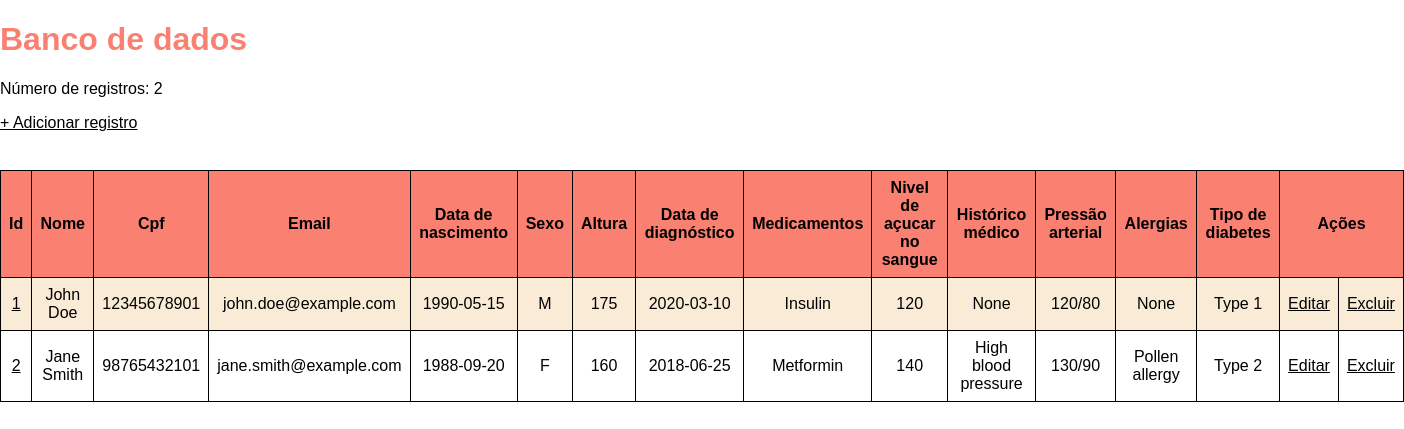
Page /banco.php on the committed database.
### tables this page shows
CREATE TABLE usuario (
  id INT NOT NULL AUTO_INCREMENT,
  nome VARCHAR(255) NOT NULL,
  email VARCHAR(255) NOT NULL,
  cpf VARCHAR(11) NOT NULL,
  data_nascimento DATE NOT NULL,
  sexo CHAR(1) NOT NULL,
  tipo_diabetes VARCHAR(255) NOT NULL,
  data_diagnostico DATE NOT NULL,
  nivel_acucar_sangue FLOAT NOT NULL,
  peso FLOAT NOT NULL,
  altura FLOAT NOT NULL,
  pressao_arterial FLOAT NOT NULL,
  historico_medico VARCHAR(255) NOT NULL,
  medicamentos VARCHAR(255) NOT NULL,
  alergias VARCHAR(255) NOT NULL,
  PRIMARY KEY (id)
);

### banco.php (the view, shortened to what this page needs)
<!DOCTYPE html>
<html lang="en">
<head>
</head>
<body>
    <?php
    include("connection.php");
    $sql    = "SELECT * FROM usuario";
    $result = $conn->query($sql);
    ?>
    <h1>Banco de dados</h1>
    <p>Número de registros: <?php echo $result->num_rows?></p>
    <a href="usu_cad.php">+ Adicionar registro</a><br><br>
    <table>
        <tr>
            <th>Id</th>
            <th>Nome</th>
            <th>Cpf</th>
            <th>Email</th>
            <th>Data de nascimento</th>
            <th>Sexo</th>
            <th>Altura</th>
            <th>Data de diagnóstico</th>
            <th>Medicamentos</th>
            <th>Nivel de açucar no sangue</th>
            <th>Histórico médico</th>
            <th>Pressão arterial</th>
            <th>Alergias</th>
            <th>Tipo de diabetes</th>
            <th colspan="2">Ações</th>
        </tr>
        <?php
        if ($result->num_rows > 0) {
            while ($row = $result->fetch_assoc()) {
        ?>
        <tr>
            <td><a href="usuarios.php?id=<?php echo $row["id"]?>"><?php echo $row["id"]?></a></td>
            <td><?php echo $row["nome"]?></td>
            <td><?php echo $row["cpf"]?></td>
            <td><?php echo $row["email"]?></td>
            <td><?php echo $row["data_nascimento"]?></td>
            <td><?php echo $row["sexo"]?></td>
            <td><?php echo $row["altura"]?></td>
            <td><?php echo $row["data_diagnostico"]?></td>
            <td><?php echo $row["medicamentos"]?></td>
            <td><?php echo $row["nivel_acucar_sangue"]?></td>
            <td><?php echo $row["historico_medico"]?></td>
            <td><?php echo $row["pressao_arterial"]?></td>
            <td><?php echo $row["alergias"]?></td>
            <td><?php echo $row["tipo_diabetes"]?></td>
            <td><a href="usu_edit.php?id=<?php echo $row["id"]?>">Editar</a></td>
            <td><a href="usu_excluir.php?id=<?php echo $row["id"]?>">Excluir</a></td>
        </tr>
        <?php
            }
        } else {
        ?>
        <tr>
            <td colspan="15">Não há registros nesta tabela a exibir</td>
        </tr>
        <?php
        }
        ?>
    </table>
</body>
</html>

### banco.php (style rules this page uses)
body { background-color: #fff; color: #000; font-family: Arial, sans-serif; margin: 0; padding: 0; }
table { border: 1px solid #000; width: 100%; border-collapse: collapse; margin-top: 20px; }
table td, table th { border: 1px solid #000; padding: 8px; text-align: center; }
th { background-color: #fa8072; }
tr:nth-child(even) { background-color: #faebd7; }
a { color: #000; }
h1 { color: #fa8072; }

### rows in the picture
usuario: id "1", nome "John Doe", cpf "12345678901", email "john.doe@example.com", data_nascimento "1990-05-15", sexo "M", altura "175", data_diagnostico "2020-03-10", medicamentos "Insulin", nivel_acucar_sangue "120", historico_medico "None", pressao_arterial "120/80", alergias "None", tipo_diabetes "Type 1"
usuario: id "2", nome "Jane Smith", cpf "98765432101", email "jane.smith@example.com", data_nascimento "1988-09-20", sexo "F", altura "160", data_diagnostico "2018-06-25", medicamentos "Metformin", nivel_acucar_sangue "140", historico_medico "High blood pressure", pressao_arterial "130/90", alergias "Pollen allergy", tipo_diabetes "Type 2"

### other values in the picture
$result->num_rows "2"
